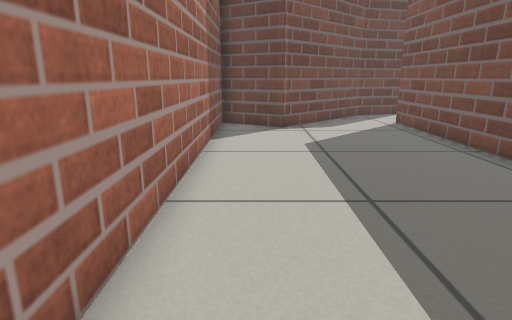
View 1 (above)

13 first-person views from a walk through a Gazebo world. The camera is 0.53 m above the floor, tilts 14° down and sees 75° across. The floor is counted in squares, 0.25 m on a side. Each view is taken from the middle of a square. On the plan, view 1 faces up. The plan holds only what a view shows up to about 18 squares ahead; the rest is blank.

View 2
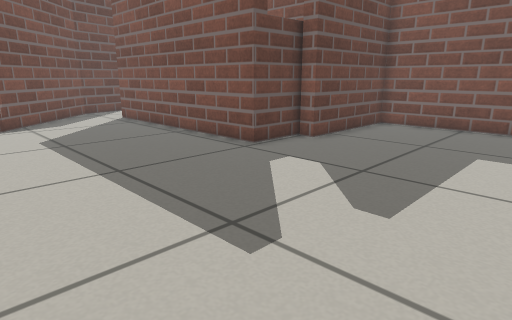

View 3
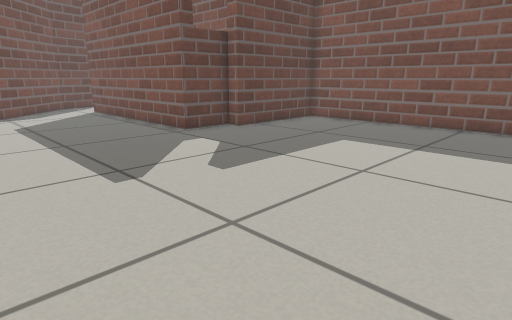

View 4
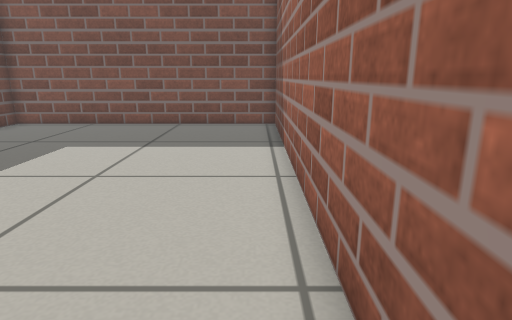

View 5
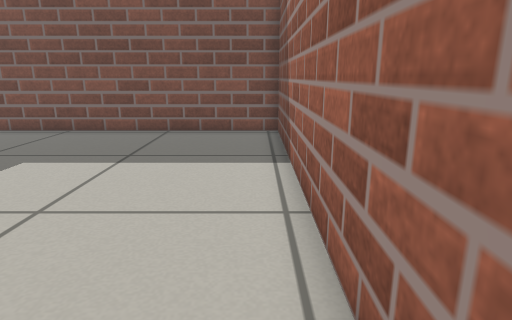

View 6
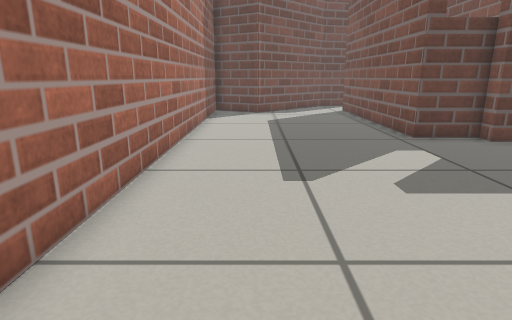

View 7
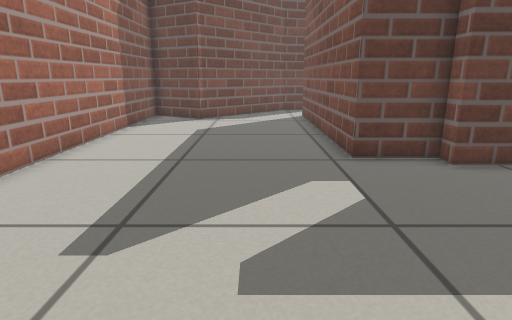

View 8
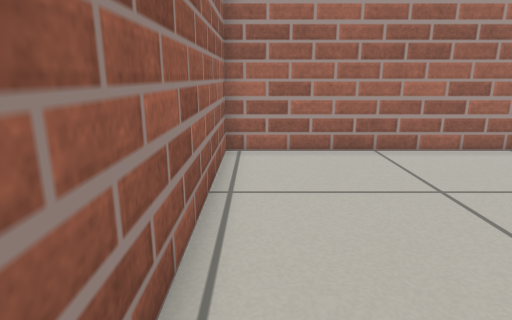

View 9
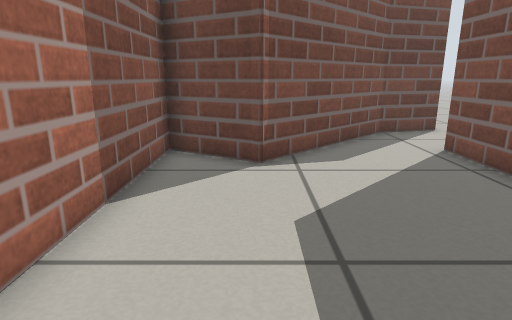

View 10
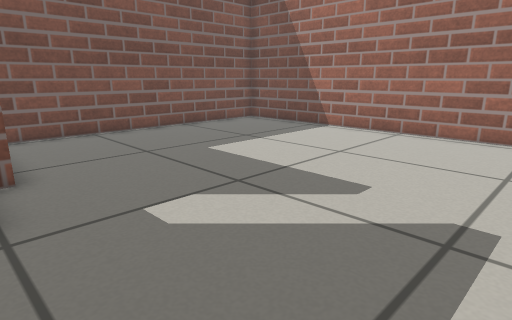

View 11
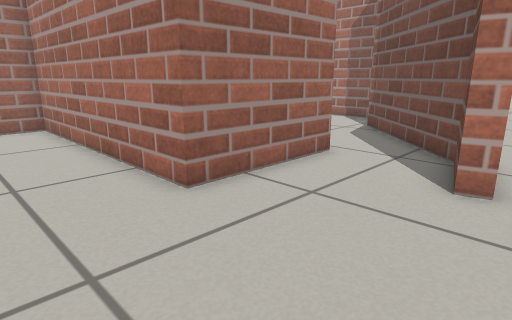

View 12
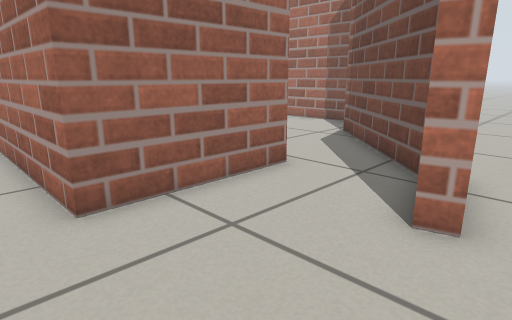

View 13
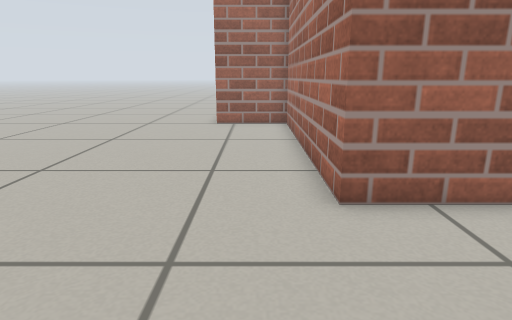

### Floor plan
Points are (right, up) in squares from view 1. A wall is a line through its corners. A room is listed if a view was taken in it or the views show most of it. See-through windows are left out.
Room 1 (views 1, 2, 3, 4, 5, 6, 7, 8, 9, 10)
walls: (9.1, 5.7) (6.6, 5.7) (6.6, 15.7) (8.6, 15.7); (8.3, 19.4) (5.7, 18.8) (1.1, 14.1) (-1.6, 15.7) (-1.6, -6.9) (14.2, -6.9) (14.2, 4.9) (8.8, 4.9) (8.8, 5.6)
ways out: opening at (7.5, 17.5) to room 2
Room 2 (views 11, 12, 13)
walls: (8.6, 15.7) (11.6, 15.7) (11.6, 5.5) (14.9, 5.5); (8.1, 20.1) (8.3, 19.4)
ways out: opening at (7.5, 17.5) to room 1; opening at (8, 21); opening at (16, 5)

Where each view was taken, in squares from view 1:
view 1: 0 up, 0 right, facing up
view 2: 2 down, 1 left, facing up-right
view 3: 6 down, 1 left, facing up-right
view 4: 6 down, 1 left, facing right
view 5: 6 down, 1 right, facing right
view 6: 6 down, 1 right, facing up
view 7: 3 down, 4 right, facing up
view 8: 6 down, 8 right, facing left
view 9: 6 up, 1 right, facing up
view 10: 6 up, 1 right, facing down-right
view 11: 21 up, 15 right, facing down-left
view 12: 21 up, 13 right, facing down-left
view 13: 21 up, 13 right, facing down
